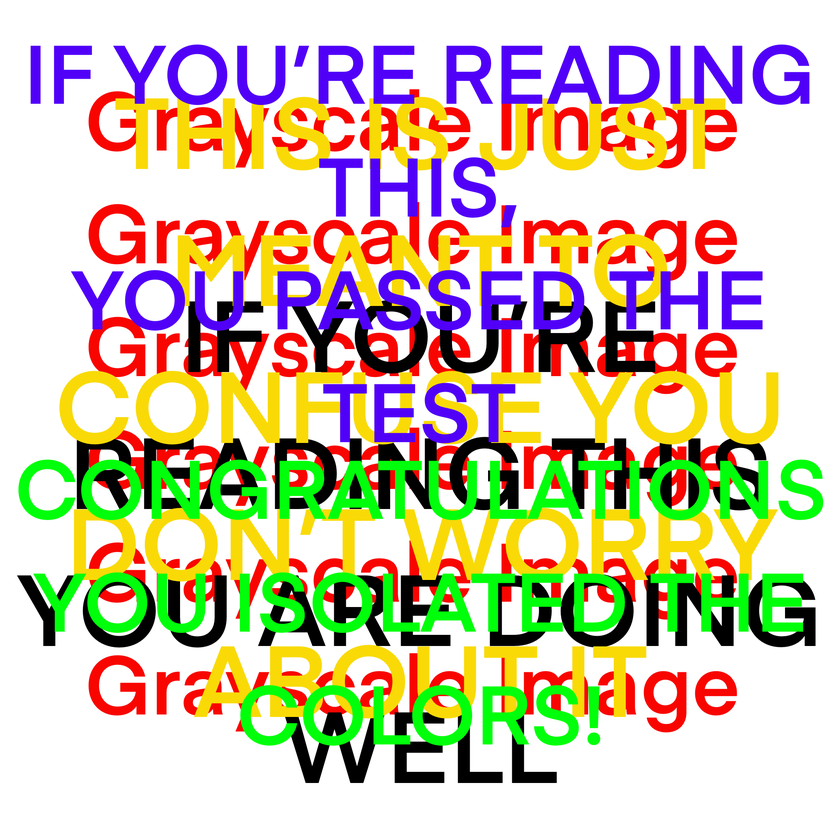
#> input picture message.png, 840 x 840 px, shrunk from 2048 x 2048 before the run
$ python image_processor.py
#> lines starting #> are read from the running program, lines starting #| are printed output that depends on the picture; after the words box and inside, x2 and y2 are one past the last pixel; in counts of white or black regions, pixels touching at a corner belong together
## Homework - Luminance Image Processor
## COMP 350
## by Sabrina Galban
## This python program creates a luminance image of the read in image
## by creating a mask for the blue and green HSV values and applying
## it to the image.

import cv2
import numpy as np
from matplotlib import pyplot as plt

img_bgr = cv2.imread('message.png')
#> img_bgr is the input picture: shape (840, 840, 3); mean B, G, R 176.2, 198.8, 209.5

img_hsv = cv2.cvtColor(img_bgr, cv2.COLOR_BGR2HSV)
#> img_hsv: shape (840, 840, 3); mean H, S, V 19.1, 79.7, 235.9

lower_HSV = np.array([50,100,50])
upper_HSV = np.array([130,255,255])

mask = cv2.inRange(img_hsv, lower_HSV, upper_HSV)
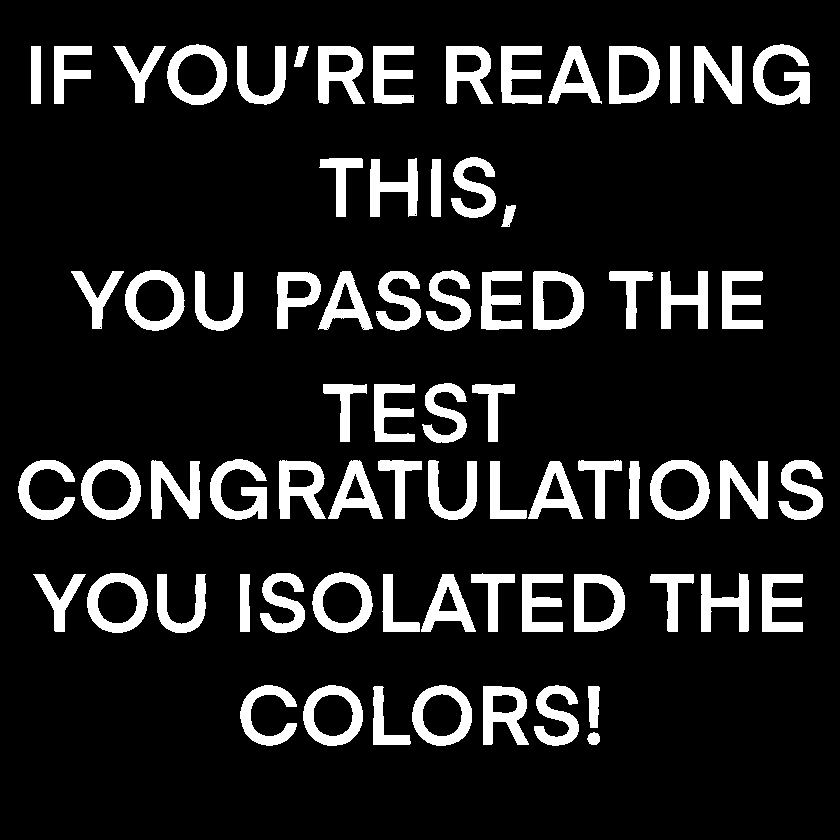
#> mask: shape (840, 840); 12.7% white; 73 white regions, largest, box (x1, y1, x2, y2) and area: (210, 459, 267, 520) 1742, (753, 44, 810, 105) 1735, (720, 460, 768, 519) 1652

img_bgr_masked = cv2.bitwise_and(img_bgr, img_bgr, mask = mask)
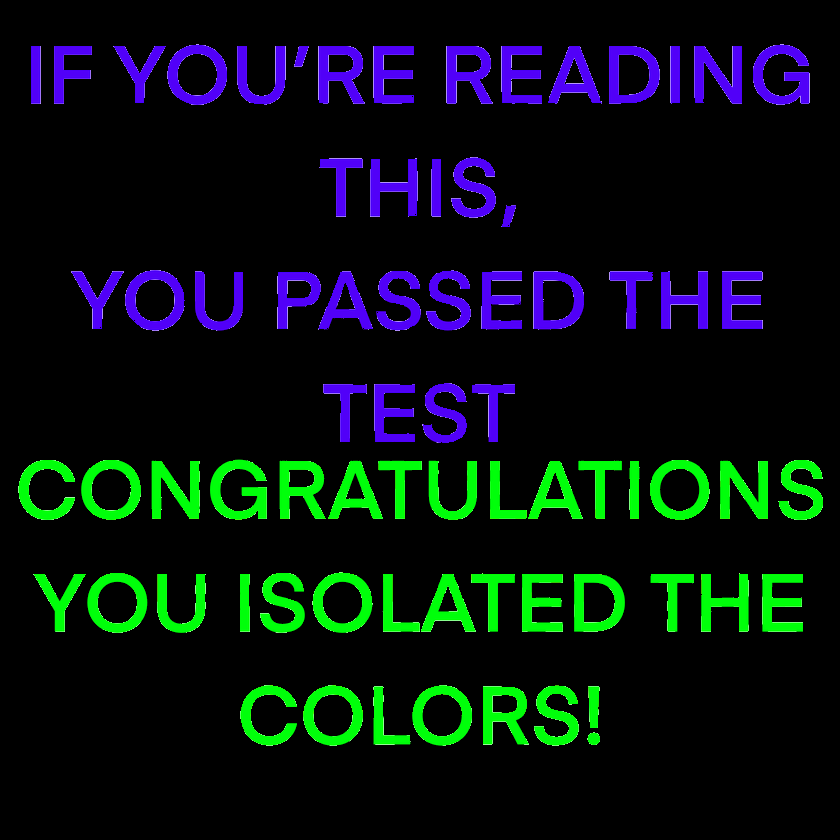
#> img_bgr_masked: shape (840, 840, 3); mean B, G, R 16.2, 17, 5.7

img_rgb = cv2.cvtColor(img_bgr_masked, cv2.COLOR_BGR2HSV)
#> img_rgb: shape (840, 840, 3); mean H, S, V 12, 31.4, 31.6

plt.imshow(img_rgb), plt.axis("off")
plt.show()
